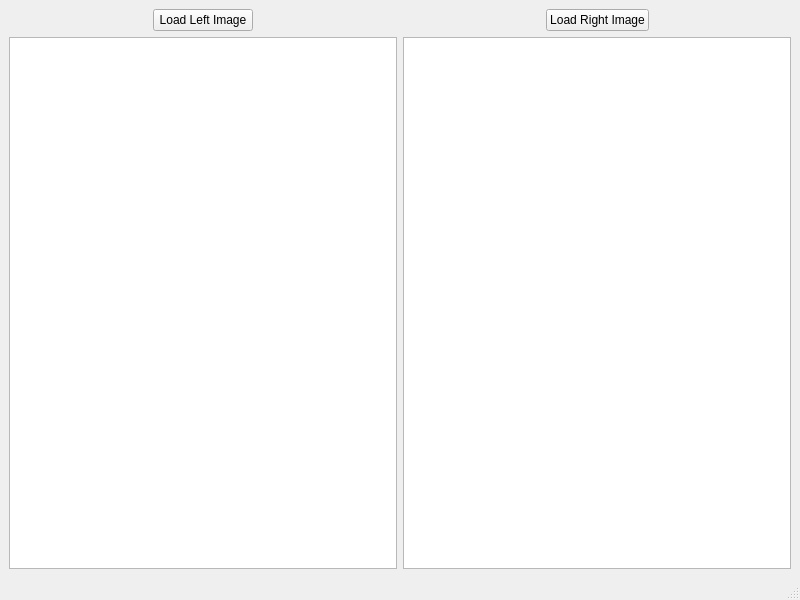
<?xml version="1.0" encoding="UTF-8"?>
<ui version="4.0">
 <class>imageLoadWindow</class>
 <widget class="QMainWindow" name="imageLoadWindow">
  <property name="geometry">
   <rect>
    <x>0</x>
    <y>0</y>
    <width>800</width>
    <height>600</height>
   </rect>
  </property>
  <property name="windowTitle">
   <string>Image Load Window</string>
  </property>
  <property name="windowIcon">
   <iconset resource="scanner.qrc">
    <normaloff>:/scanner/Resources/Icons/paraqlogo.ico</normaloff>:/scanner/Resources/Icons/paraqlogo.ico</iconset>
  </property>
  <widget class="QWidget" name="centralwidget">
   <layout class="QGridLayout" name="gridLayout_2">
    <item row="0" column="0">
     <layout class="QGridLayout" name="gridLayout">
      <item row="0" column="0">
       <layout class="QHBoxLayout" name="horizontalLayout">
        <item>
         <spacer name="horizontalSpacer_2">
          <property name="orientation">
           <enum>Qt::Horizontal</enum>
          </property>
          <property name="sizeHint" stdset="0">
           <size>
            <width>40</width>
            <height>20</height>
           </size>
          </property>
         </spacer>
        </item>
        <item>
         <widget class="QPushButton" name="pushButtonLoadLeftImg">
          <property name="minimumSize">
           <size>
            <width>100</width>
            <height>0</height>
           </size>
          </property>
          <property name="text">
           <string>Load Left Image</string>
          </property>
         </widget>
        </item>
        <item>
         <spacer name="horizontalSpacer">
          <property name="orientation">
           <enum>Qt::Horizontal</enum>
          </property>
          <property name="sizeHint" stdset="0">
           <size>
            <width>40</width>
            <height>20</height>
           </size>
          </property>
         </spacer>
        </item>
       </layout>
      </item>
      <item row="2" column="1">
       <widget class="QGraphicsView" name="graphicsViewRightImg">
        <property name="statusTip">
         <string>Right Image</string>
        </property>
       </widget>
      </item>
      <item row="0" column="1">
       <layout class="QHBoxLayout" name="horizontalLayout_2">
        <item>
         <spacer name="horizontalSpacer_3">
          <property name="orientation">
           <enum>Qt::Horizontal</enum>
          </property>
          <property name="sizeHint" stdset="0">
           <size>
            <width>40</width>
            <height>20</height>
           </size>
          </property>
         </spacer>
        </item>
        <item>
         <widget class="QPushButton" name="pushButtonLoadRightImg">
          <property name="minimumSize">
           <size>
            <width>100</width>
            <height>0</height>
           </size>
          </property>
          <property name="text">
           <string>Load Right Image</string>
          </property>
         </widget>
        </item>
        <item>
         <spacer name="horizontalSpacer_4">
          <property name="orientation">
           <enum>Qt::Horizontal</enum>
          </property>
          <property name="sizeHint" stdset="0">
           <size>
            <width>40</width>
            <height>20</height>
           </size>
          </property>
         </spacer>
        </item>
       </layout>
      </item>
      <item row="2" column="0">
       <widget class="QGraphicsView" name="graphicsViewLeftImg">
        <property name="statusTip">
         <string>Left Image </string>
        </property>
       </widget>
      </item>
     </layout>
    </item>
   </layout>
  </widget>
  <widget class="QStatusBar" name="statusbar"/>
 </widget>
 <resources>
  <include location="scanner.qrc"/>
 </resources>
 <connections/>
</ui>
